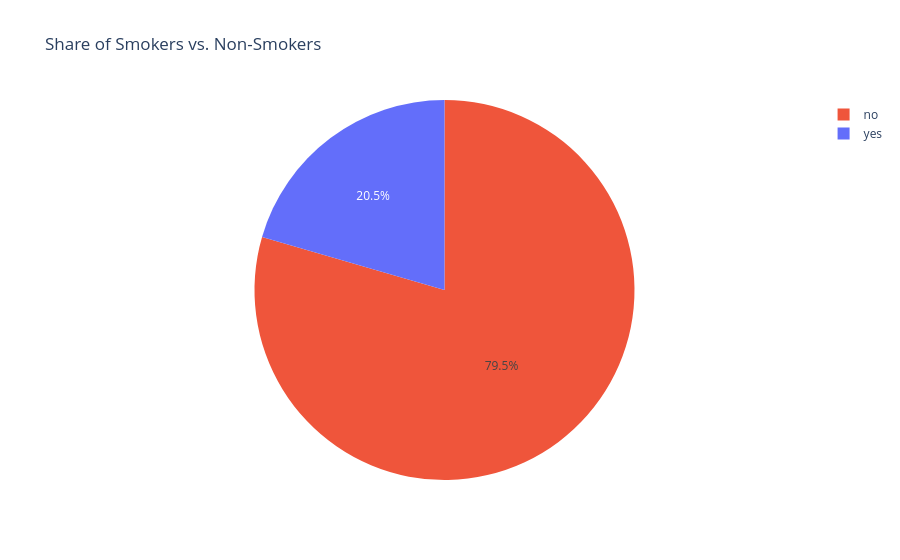

Notebook cell for this chart:
### Code cell
px.pie(
    df, 
    names="smoker",   # Entspricht x="smoker" beim Histogramm
    color="smoker",   # Aktiviert die Farbtrennung
    title="Share of Smokers vs. Non-Smokers"
)

### Figure 1 — Plotly figure (JSON) as saved in the notebook; plotly's stock layout.template omitted (floating-point values rounded to 4 significant figures; data arrays with more than 128 entries replaced by an {"elided": "..."} marker saying what was removed)
{"data": [{"customdata": {"elided": "1337x1 str values"}, "domain": {"x": [0, 1], "y": [0, 1]}, "hovertemplate": "smoker=%{customdata[0]}<extra></extra>", "labels": {"elided": "1337 str values"}, "legendgroup": "", "marker": {"colors": {"elided": "1337 str values"}}, "name": "", "showlegend": true, "type": "pie"}], "layout": {"legend": {"tracegroupgap": 0}, "title": {"text": "Share of Smokers vs. Non-Smokers"}}}
